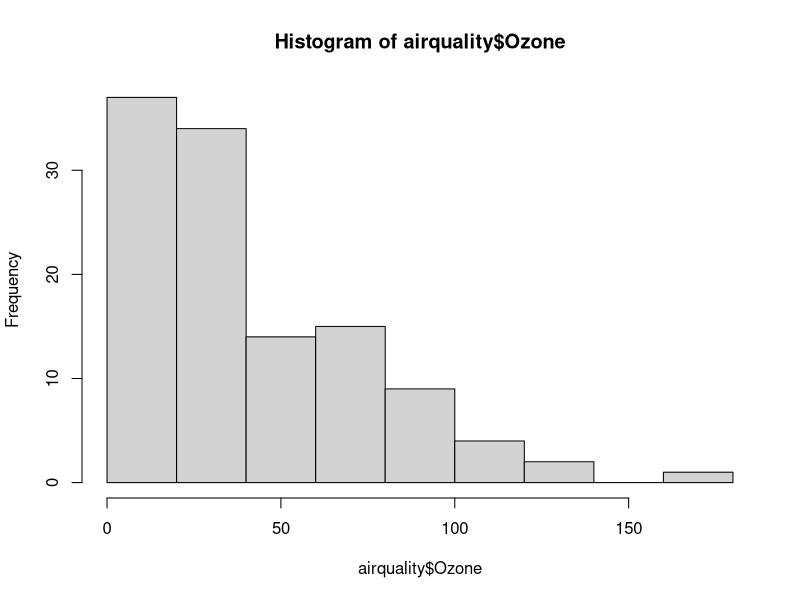
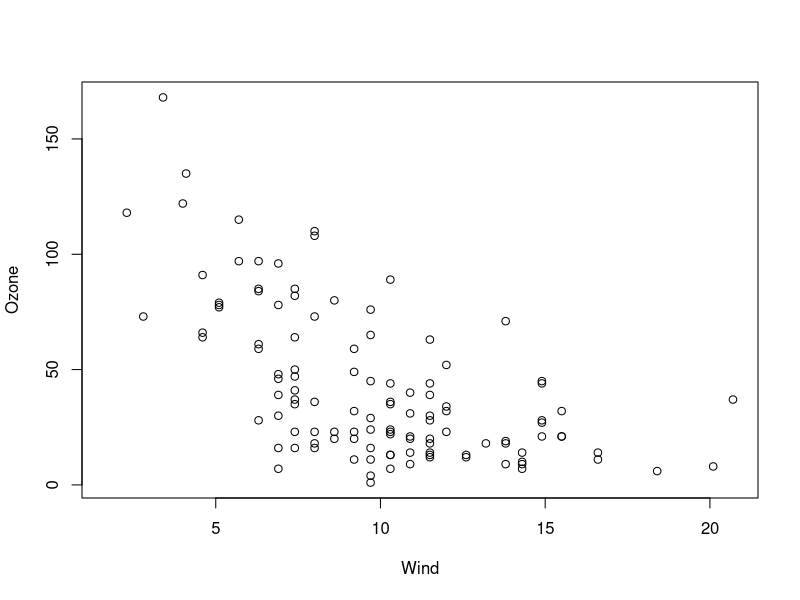
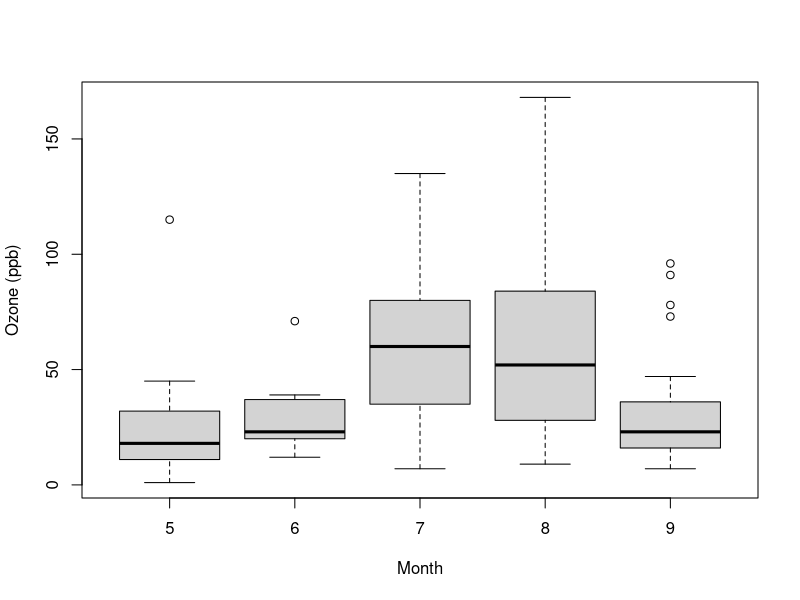
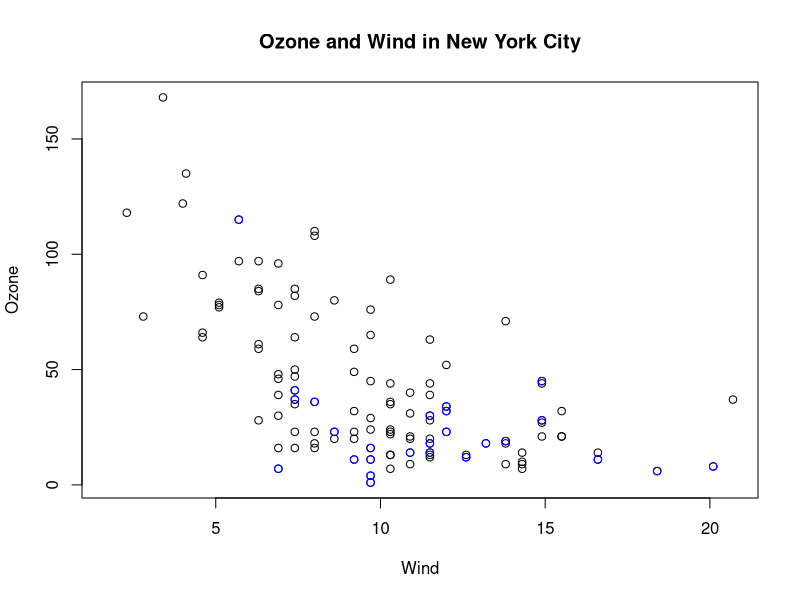
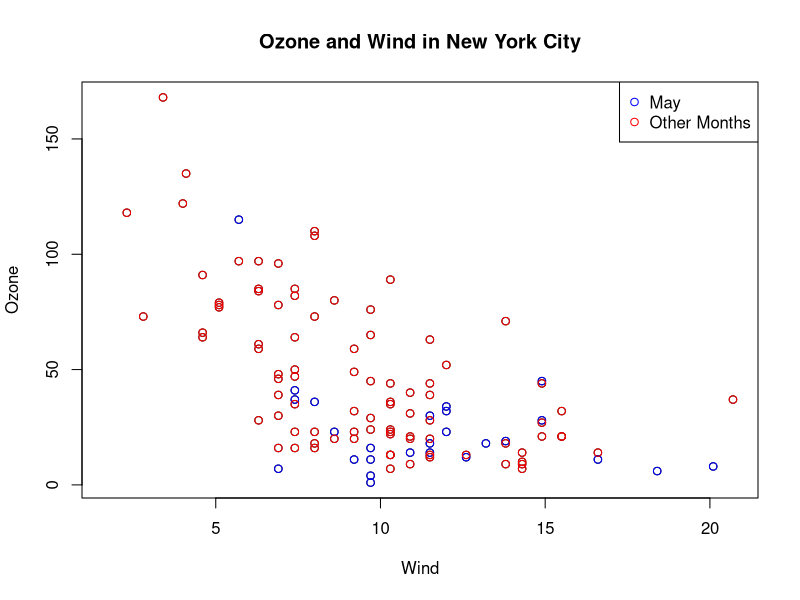
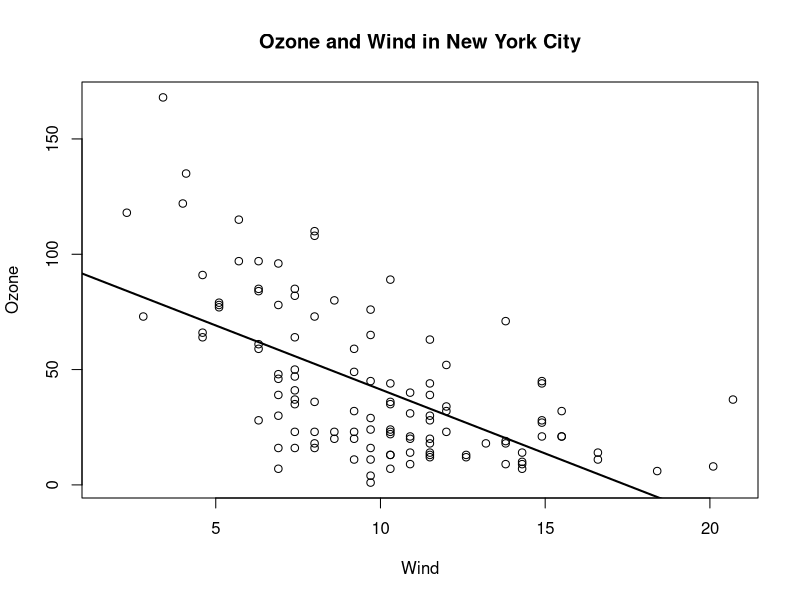
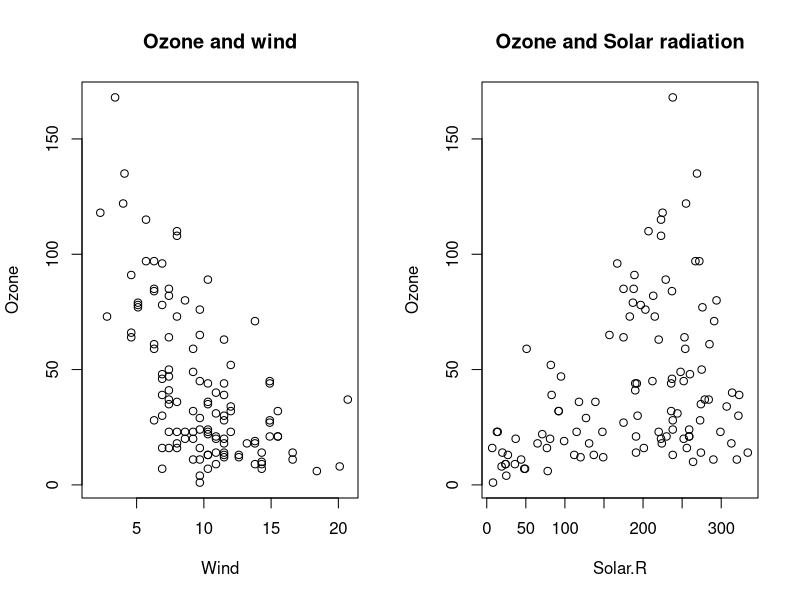
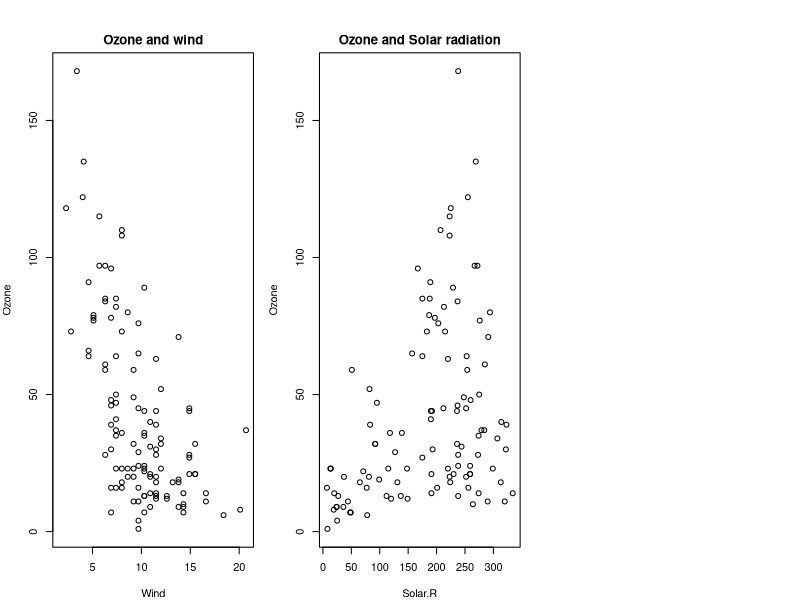

These figures' R source, in order: (Note: this script raises an error after producing the figures.)
# Basic Plotting System

# simple base graphics: Histogram
library(datasets)
hist(airquality$Ozone)

# simple base graphics: Scatterplot
library(datasets)
with(airquality, plot(Wind, Ozone))

# simple base graphics: Boxplot
library(datasets)
airquality <- transform(airquality, Month = factor(Month))
boxplot(Ozone ~ Month, airquality, xlab = "Month", ylab = "Ozone (ppb)")

# base plot with annotation
with(airquality, plot(Wind, Ozone, main = 'Ozone and Wind in New York City'))
with(subset(airquality, Month == 5 ), points(Wind, Ozone, col = 'blue'))

with(airquality, plot(Wind, Ozone, main = 'Ozone and Wind in New York City'), type = 'n')
# type = n means not plotting anything, just setup the plot, preapring for the subset
with(subset(airquality, Month == 5 ), points(Wind, Ozone, col = 'blue'))
with(subset(airquality, Month != 5 ), points(Wind, Ozone, col = 'red'))
legend('topright', pch = 1, col=c('blue', 'red'), legend=c('May', 'Other Months'))

# base plot with regression line
with(airquality, plot(Wind, Ozone, main = 'Ozone and Wind in New York City'), pch = 10)
model <- lm(Ozone ~ Wind, airquality)
abline(model, lwd = 2)

# multiple base plots
par(mfrow = c(1,2))
with (airquality, {
  plot(Wind, Ozone, main = 'Ozone and wind')
  plot(Solar.R, Ozone, main = 'Ozone and Solar radiation')
})


par(mfrow = c(1,3), mar = c(4,4,2,1), oma = c(0,0,2,0))
with (airquality, {
  plot(Wind, Ozone, main = 'Ozone and wind')
  plot(Solar.R, Ozone, main = 'Ozone and Solar radiation')
  plot(Tmp, Ozone, main = 'Ozone and Temperature')
  mtext('Ozone and weather in New York City', outer = TRUE)
})








